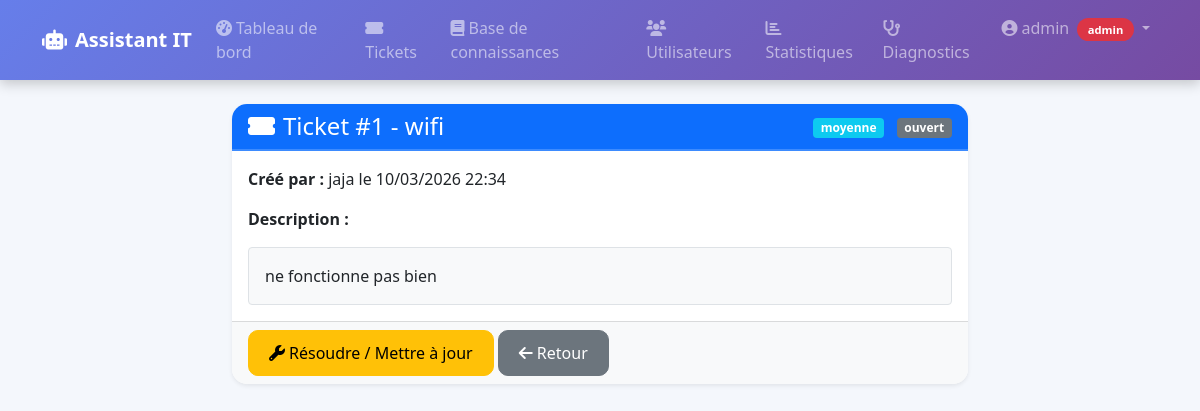
The app's page /tickets/1 (signed in) with its own data.
### it_assistant/models.py (models this page shows, shortened)
class User(db.Model, UserMixin):
    __tablename__ = 'users'
    id = db.Column(db.Integer, primary_key=True)
    username = db.Column(db.String(64), unique=True, nullable=False)
    email = db.Column(db.String(120), unique=True, nullable=False)
    password_hash = db.Column(db.String(128))
    role = db.Column(db.String(20), default='user')  # 'user', 'technician', 'admin'
    created_at = db.Column(db.DateTime, default=datetime.utcnow)
    tickets_created = db.relationship('Ticket', foreign_keys='Ticket.user_id', backref='author', lazy='dynamic')
    tickets_assigned = db.relationship('Ticket', foreign_keys='Ticket.assigned_to', backref='technician', lazy='dynamic')
    knowledge_entries = db.relationship('KnowledgeBase', backref='author', lazy='dynamic')
    settings = db.relationship('UserSettings', backref='user', uselist=False, cascade='all, delete-orphan')
    logs = db.relationship('Log', backref='user', lazy='dynamic')
    def is_technician(self):
        return self.role in ['technician', 'admin']
    def is_admin(self):
        return self.role == 'admin'

class Ticket(db.Model):
    __tablename__ = 'tickets'
    id = db.Column(db.Integer, primary_key=True)
    title = db.Column(db.String(100), nullable=False)
    description = db.Column(db.Text, nullable=False)
    status = db.Column(db.String(20), default='ouvert')  # ouvert, en cours, résolu, fermé
    priority = db.Column(db.String(20), default='moyenne')  # basse, moyenne, haute, critique
    created_at = db.Column(db.DateTime, default=datetime.utcnow)
    updated_at = db.Column(db.DateTime, default=datetime.utcnow, onupdate=datetime.utcnow)
    user_id = db.Column(db.Integer, db.ForeignKey('users.id'), nullable=False)
    assigned_to = db.Column(db.Integer, db.ForeignKey('users.id'), nullable=True)
    resolution = db.Column(db.Text, nullable=True)  # Solution apportée

### it_assistant/views/tickets.py (the view)
@tickets_bp.route('/<int:ticket_id>')
@login_required
def view_ticket(ticket_id):
    ticket = Ticket.query.get_or_404(ticket_id)
    if not (current_user.id == ticket.user_id or current_user.is_technician()):
        abort(403)
    return render_template('ticket_detail.html', ticket=ticket)

### it_assistant/models.py (called while the page is built)
@login_manager.user_loader
def load_user(user_id):
    return User.query.get(int(user_id))

### it_assistant/templates/ticket_detail.html (shortened to what this page needs)
{% extends "base.html" %}
{% block content %}
<div class="row justify-content-center">
    <div class="col-md-8">
        <div class="card shadow-sm border-0">
            <div class="card-header bg-primary text-white d-flex justify-content-between align-items-center">
                <h4 class="mb-0"><i class="fas fa-ticket-alt me-2"></i>Ticket #{{ ticket.id }} - {{ ticket.title }}</h4>
                <span>
                    <span class="badge bg-{{ 'danger' if ticket.priority=='critique' else 'warning' if ticket.priority=='haute' else 'info' }} me-2">{{ ticket.priority }}</span>
                    <span class="badge bg-secondary">{{ ticket.status }}</span>
                </span>
            </div>
            <div class="card-body">
                <p><strong>Créé par :</strong> {{ ticket.author.username }} le {{ ticket.created_at.strftime('%d/%m/%Y %H:%M') }}</p>
                <p><strong>Description :</strong></p>
                <div class="border rounded p-3 bg-light">{{ ticket.description|safe }}</div>
            </div>
            <div class="card-footer">
                {% if current_user.is_technician() %}
                    <a href="{{ url_for('tickets.resolve_ticket', ticket_id=ticket.id) }}" class="btn btn-warning">
                        <i class="fas fa-wrench me-1"></i>Résoudre / Mettre à jour
                    </a>
                {% else %}
                    <a href="{{ url_for('tickets.ticket_solution', ticket_id=ticket.id) }}" class="btn btn-outline-success">
                        <i class="fas fa-lightbulb me-1"></i>Voir la solution
                    </a>
                {% endif %}
                <a href="javascript:history.back()" class="btn btn-secondary">
                    <i class="fas fa-arrow-left me-1"></i>Retour
                </a>
            </div>
        </div>
    </div>
</div>
{% endblock %}

### it_assistant/templates/base.html (shortened to what this page needs)
<!DOCTYPE html>
<html lang="fr" data-theme="{{ current_user.settings.theme if current_user.is_authenticated and current_user.settings else 'light' }}">
<head>
    <link href="https://cdn.jsdelivr.net/npm/bootstrap@5.1.3/dist/css/bootstrap.min.css" rel="stylesheet">
    <link rel="stylesheet" href="https://cdnjs.cloudflare.com/ajax/libs/font-awesome/6.0.0-beta3/css/all.min.css">
    <link rel="stylesheet" href="{{ url_for('static', filename='css/style.css') }}">
</head>
<body>
    <nav class="navbar navbar-expand-lg navbar-dark" style="background: linear-gradient(135deg, #667eea 0%, #764ba2 100%); box-shadow: 0 4px 12px rgba(0,0,0,0.2);">
        <div class="container">
            <a class="navbar-brand fw-bold" href="{{ url_for('main.index') }}">
                <i class="fas fa-robot me-2"></i>Assistant IT
            </a>
            <div class="collapse navbar-collapse" id="navbarNav">
                <ul class="navbar-nav ms-auto">
                    {% if current_user.is_authenticated %}
                        <li class="nav-item">
                            <a class="nav-link" href="{{ url_for('main.dashboard') }}">
                                <i class="fas fa-tachometer-alt me-1"></i>Tableau de bord
                            </a>
                        </li>
                        {% if current_user.is_technician() or current_user.is_admin() %}
                            <li class="nav-item">
                                <a class="nav-link" href="{{ url_for('tickets.list_tickets') }}">
                                    <i class="fas fa-ticket-alt me-1"></i>Tickets
                                </a>
                            </li>
                        {% endif %}
                        {% if current_user.is_admin() %}
                            <li class="nav-item">
                                <a class="nav-link" href="{{ url_for('knowledge.list_knowledge') }}">
                                    <i class="fas fa-book me-1"></i>Base de connaissances
                                </a>
                            </li>
                            <li class="nav-item">
                                <a class="nav-link" href="{{ url_for('admin.list_users') }}">
                                    <i class="fas fa-users me-1"></i>Utilisateurs
                                </a>
                            </li>
                            <li class="nav-item">
                                <a class="nav-link" href="{{ url_for('admin.stats') }}">
                                    <i class="fas fa-chart-bar me-1"></i>Statistiques
                                </a>
                            </li>
                        {% endif %}
                        <li class="nav-item">
                            <a class="nav-link" href="{{ url_for('main.diagnostic') }}">
                                <i class="fas fa-stethoscope me-1"></i>Diagnostics
                            </a>
                        </li>
                        <li class="nav-item dropdown">
                            <a class="nav-link dropdown-toggle" href="#" id="userDropdown" role="button" data-bs-toggle="dropdown">
                                <i class="fas fa-user-circle me-1"></i>{{ current_user.username }}
                                <span class="badge bg-{{ 'danger' if current_user.role=='admin' else 'warning' if current_user.role=='technician' else 'secondary' }} ms-1">
                                    {{ current_user.role }}
                                </span>
                            </a>
                        </li>
                    {% endif %}
                </ul>
            </div>
        </div>
    </nav>
    <div class="container mt-4">
        {% block content %}{% endblock %}
    </div>
</body>
</html>

### it_assistant/static/css/style.css (style rules this page uses)
:root { --app-bg: #f4f7fc; --app-text: #212529; --app-muted: #6c757d; --app-surface: #ffffff; --app-surface-2: #f8f9fa; --app-border: #dee2e6; }
body { background-color: var(--app-bg); color: var(--app-text); font-family: 'Segoe UI', Tahoma, Geneva, Verdana, sans-serif; }
.card { border-radius: 15px; border: none; box-shadow: 0 10px 20px rgba(0,0,0,0.08); transition: transform 0.2s, box-shadow 0.2s; background-color: var(--app-surface); margin-bottom: 20px; }
.card-header { border-radius: 15px 15px 0 0 !important; font-weight: 600; border-bottom: 2px solid rgba(255,255,255,0.2); }
.card-footer { border-radius: 0 0 15px 15px !important; background-color: var(--app-surface-2); }
.card, .alert { animation: fadeIn 0.3s ease-out; }
.btn { border-radius: 10px; padding: 10px 20px; font-weight: 500; }
.navbar .badge { font-size: 0.7rem; padding: 0.35rem 0.65rem; border-radius: 30px; }

### records on screen
User: username "admin", role "admin"
Ticket: id "1", title "wifi", priority "moyenne", status "ouvert", created_at "10/03/2026 22:34", description "ne fonctionne pas bien"
User: author.username "jaja"
